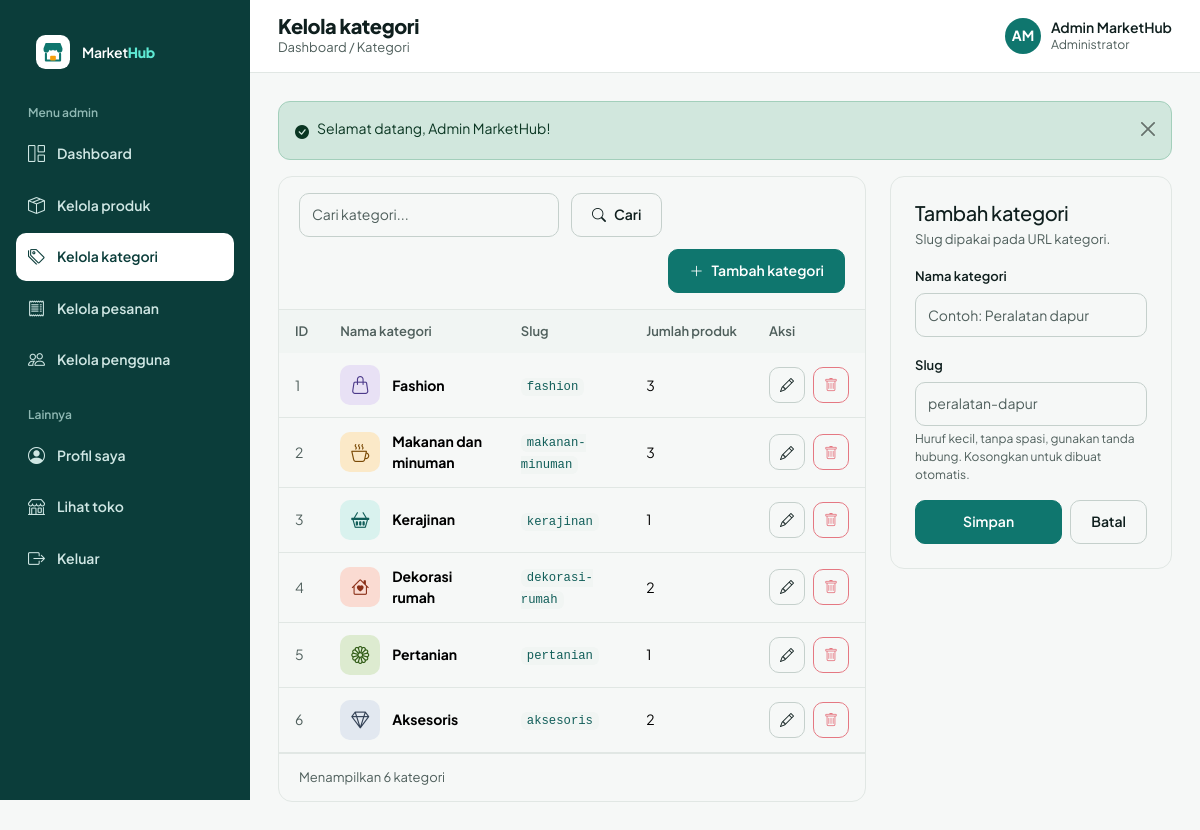
/admin/kategori/index.php (signed in), run on the app's committed database.
### tables this page shows
CREATE TABLE users (
  id         INT UNSIGNED NOT NULL AUTO_INCREMENT,
  nama       VARCHAR(100) NOT NULL,
  email      VARCHAR(150) NOT NULL,
  password   VARCHAR(255) NOT NULL,
  role       ENUM('admin','penjual','pembeli') NOT NULL DEFAULT 'pembeli',
  status     ENUM('aktif','nonaktif') NOT NULL DEFAULT 'aktif',  
  created_at TIMESTAMP NOT NULL DEFAULT CURRENT_TIMESTAMP,
  PRIMARY KEY (id),
  UNIQUE KEY uq_users_email (email)
);

CREATE TABLE kategori (
  id            INT UNSIGNED NOT NULL AUTO_INCREMENT,
  nama_kategori VARCHAR(100) NOT NULL,
  slug          VARCHAR(120) NOT NULL,
  PRIMARY KEY (id),
  UNIQUE KEY uq_kategori_slug (slug)
);

### auth/session.php (called while the page is built, shortened)
<?php
function current_user()
{
    static $user = false;
    if ($user !== false) {
        return $user;
    }
    $user = null;
    if (!empty($_SESSION['uid'])) {
        $row = db_row('SELECT id, nama, email, role, status, created_at FROM users WHERE id = ?', [(int) $_SESSION['uid']]);
        if ($row && $row['status'] === 'aktif') {
            $row['id'] = (int) $row['id'];
            $user = $row;
        } else {
            unset($_SESSION['uid']);
        }
    }
    return $user;
}

### auth/check-role.php (called while the page is built, shortened)
<?php
function require_login()
{
    $user = current_user();
    if ($user) {
        return $user;
    }
}
function require_role($roles = null)
{
    $user = require_login();
    return $user;
}

### includes/auth-check.php (called while the page is built)
<?php
$authUser = require_role($requiredRoles ?? null);

### admin/kategori/index.php (the view, shortened to what this page needs)
<?php
require_once __DIR__ . '/../../config/app.php';
require __DIR__ . '/../../includes/auth-check.php';
$q = get('q');
$rows = $q !== ''
    ? db_all('SELECT k.*, (SELECT COUNT(*) FROM produk p WHERE p.kategori_id = k.id) AS jml FROM kategori k WHERE k.nama_kategori LIKE ? OR k.slug LIKE ? ORDER BY k.id',
        ['%' . addcslashes($q, '%_\\') . '%', '%' . addcslashes($q, '%_\\') . '%'])
    : kategori_all();
$old = $_SESSION['old_kategori'] ?? ['nama' => '', 'slug' => ''];
$err = $_SESSION['err_kategori'] ?? [];
$topTitle = 'Kelola kategori';
$topCrumb = 'Dashboard / Kategori';
require __DIR__ . '/../../includes/header.php';
?>
<div class="row g-4">
  <div class="col-lg-8">
    <div class="card overflow-hidden">
      <form class="mh-tool" method="get">
        <input class="form-control" type="search" name="q" value="<?= e($q) ?>" placeholder="Cari kategori..." aria-label="Cari kategori">
        <button class="btn btn-outline-secondary" type="submit"><i class="bi bi-search"></i>Cari</button>
        <a class="btn btn-primary ms-auto" href="#form-kategori"><i class="bi bi-plus-lg"></i>Tambah kategori</a>
      </form>
      <div class="table-responsive">
        <table class="table mh-table">
          <thead><tr><th>ID</th><th>Nama kategori</th><th>Slug</th><th>Jumlah produk</th><th>Aksi</th></tr></thead>
          <tbody>
          <?php foreach ($rows as $k): [$bg, $fg, $ic] = kategori_style($k['id']); ?>
            <tr>
              <td class="text-muted"><?= (int) $k['id'] ?></td>
              <td><div class="thumb-box"><span class="mh-img img-thumb" style="width:40px;height:40px;background:<?= $bg ?>;color:<?= $fg ?>"><i class="bi <?= $ic ?>" style="font-size:18px"></i></span><b><?= e($k['nama_kategori']) ?></b></div></td>
              <td><code><?= e($k['slug']) ?></code></td>
              <td><?= (int) $k['jml'] ?></td>
              <td><div class="acts">
                <a class="btn btn-outline-secondary ibs" href="<?= e(url('admin/kategori/edit.php?id=' . (int) $k['id'])) ?>" aria-label="Edit kategori"><i class="bi bi-pencil"></i></a>
                <form method="post" action="<?= e(url('admin/kategori/hapus.php')) ?>" data-confirm="Hapus kategori &quot;<?= e($k['nama_kategori']) ?>&quot;?">
                  <button class="btn btn-outline-danger ibs" type="submit" aria-label="Hapus kategori" <?= $k['jml'] > 0 ? 'disabled title="Masih memiliki produk"' : '' ?>><i class="bi bi-trash"></i></button>
                </form>
              </div></td>
            </tr>
          <?php endforeach; ?>
          </tbody>
        </table>
      </div>
      <div class="mh-pgn"><span>Menampilkan <?= count($rows) ?> kategori</span></div>
    </div>
  </div>
  <div class="col-lg-4" id="form-kategori">
    <form class="card card-pad needs-validation" method="post" action="<?= e(url('admin/kategori/tambah.php')) ?>" novalidate>
      <h2 class="h5 mb-1">Tambah kategori</h2>
      <p class="text-muted small mb-3">Slug dipakai pada URL kategori.</p>
      <div class="mb-3"><label class="form-label" for="nama">Nama kategori</label>
        <input class="form-control<?= isset($err['nama']) ? ' is-invalid' : '' ?>" id="nama" name="nama" value="<?= e($old['nama']) ?>" placeholder="Contoh: Peralatan dapur" required minlength="3" maxlength="100" data-slug-source>
        <div class="invalid-feedback"><?= e($err['nama'] ?? 'Nama kategori 3–100 karakter.') ?></div></div>
      <div class="mb-3"><label class="form-label" for="slug">Slug</label>
        <input class="form-control<?= isset($err['slug']) ? ' is-invalid' : '' ?>" id="slug" name="slug" value="<?= e($old['slug']) ?>" placeholder="peralatan-dapur" maxlength="120" pattern="[a-z0-9]+(-[a-z0-9]+)*" data-slug-target>
        <div class="form-text">Huruf kecil, tanpa spasi, gunakan tanda hubung. Kosongkan untuk dibuat otomatis.</div>
        <div class="invalid-feedback"><?= e($err['slug'] ?? 'Format slug tidak valid.') ?></div></div>
      <div class="d-flex gap-2"><button class="btn btn-primary flex-fill" type="submit">Simpan</button><button class="btn btn-outline-secondary" type="reset">Batal</button></div>
    </form>
  </div>
</div>
<?php require __DIR__ . '/../../includes/footer.php'; ?>

### includes/topbar.php (shortened to what this page needs)
<?php
$u = current_user();
?>
<div class="mh-tb">
  <div>
    <h1 class="mh-tb-title"><?= e($topTitle ?? 'Dashboard') ?></h1>
    <div class="mh-tb-crumb"><?= e($topCrumb ?? tanggal_panjang()) ?></div>
  </div>
  <div class="ms-auto d-flex align-items-center gap-3">
    <span class="mh-me"><span class="mh-av mh-av-dark"><?= e(initials($u['nama'])) ?></span>
      <span class="d-none d-sm-block lh-sm"><?= e($u['nama']) ?><small class="d-block text-muted fw-normal"><?= e(role_label($u['role'])) ?></small></span></span>
  </div>
</div>

### assets/css/style.css (style rules this page uses)
:root { --mh-p:#0F766E;--mh-pd:#115E59;--mh-pl:#CCFBF1;--mh-px:#F0FDFA;--mh-a:#F59E0B;--mh-dark:#0B3D3A; --mh-ink:#0F1F1E;--mh-mut:#4F5F5C;--mh-line:#E1E7E4;--mh-bg:#F6F8F7; --bs-primary:#0F766E;--bs-primary-rgb:15,118,110; --bs-link-color:#0F766E;--bs-link-color-rgb:15,118,110;--bs-link-hover-color:#115E59;--bs-link-hover-color-rgb:17,94,89; --bs-body-font-family:'Plus Jakarta Sans',system-ui,-apple-system,'Segoe UI',sans-serif; --bs-body-color:#0F1F1E;--bs-body-color-rgb:15,31,30;--bs-body-bg:#F6F8F7;--bs-body-font-size:.9375rem; --bs-border-color:#E1E7E4;--bs-border-radius:.625rem;--bs-secondary-color:#4F5F5C; }
body { font-family:var(--bs-body-font-family);line-height:1.5;-webkit-font-smoothing:antialiased }
h1,h2,h3,h4,h5 { font-weight:800;letter-spacing:-.02em }
a { text-decoration:none }
.text-muted,.mut { color:var(--mh-mut)!important }
code { color:var(--mh-pd);background:#F1F5F3;padding:2px 6px;border-radius:6px }
.btn { --bs-btn-border-radius:10px;display:inline-flex;align-items:center;justify-content:center;gap:.5rem;min-height:44px;padding:0 1.25rem;font-weight:600;font-size:14px;white-space:nowrap }
.btn-primary { --bs-btn-bg:#0F766E;--bs-btn-border-color:#0F766E;--bs-btn-hover-bg:#115E59;--bs-btn-hover-border-color:#115E59;--bs-btn-active-bg:#0B3D3A;--bs-btn-active-border-color:#0B3D3A;--bs-btn-disabled-bg:#0F766E;--bs-btn-disabled-border-color:#0F766E }
.btn-outline-secondary { --bs-btn-color:#0F1F1E;--bs-btn-border-color:#C5D0CC;--bs-btn-hover-bg:#F1F5F3;--bs-btn-hover-color:#0F1F1E;--bs-btn-hover-border-color:#AFC4BF;--bs-btn-active-bg:#E4ECE9;--bs-btn-active-color:#0F1F1E;--bs-btn-active-border-color:#AFC4BF }
.btn-outline-danger { --bs-btn-color:#B42318;--bs-btn-border-color:#F0C4BF;--bs-btn-hover-bg:#B42318;--bs-btn-hover-border-color:#B42318 }
.form-control,.form-select { min-height:44px;border-radius:10px;border-color:#C5D0CC;font-size:14px;color:var(--mh-ink) }
.form-label { font-weight:600;font-size:13px;margin-bottom:.4rem }
.form-text { font-size:12px;color:var(--mh-mut) }
.card { --bs-card-border-radius:14px;--bs-card-border-color:var(--mh-line);--bs-card-inner-border-radius:13px;border-radius:14px }
.card-pad { padding:24px }
.mh-table { --bs-table-bg:transparent;font-size:14px;margin:0 }
.mh-table th { background:#F1F5F3;color:var(--mh-mut);font-size:13px;font-weight:600;padding:12px 16px;white-space:nowrap;border:0 }
.mh-table td { padding:12px 16px;vertical-align:middle;border-color:var(--mh-line) }
.mh-tool { display:flex;gap:12px;flex-wrap:wrap;padding:16px 20px;border-bottom:1px solid var(--mh-line);align-items:center }
.mh-tool .form-control,.mh-tool .form-select { max-width:260px }
.mh-pgn { display:flex;justify-content:space-between;align-items:center;flex-wrap:wrap;gap:12px;padding:14px 20px;border-top:1px solid var(--mh-line);font-size:13px;color:var(--mh-mut) }
.thumb-box { display:inline-flex;gap:12px;align-items:center }
.ibs { width:36px;height:36px;padding:0;min-height:36px }
.acts { display:flex;gap:8px;align-items:center }
.mh-img { display:flex;align-items:center;justify-content:center;overflow:hidden;position:relative;flex:none }
.mh-img .bi { font-size:56px;line-height:1 }
.img-thumb { width:48px;height:48px;border-radius:10px }
.img-thumb .bi { font-size:22px }
.mh-me { display:flex;align-items:center;gap:10px;font-weight:600;font-size:14px;color:var(--mh-ink) }
.mh-av { width:36px;height:36px;border-radius:50%;background:var(--mh-pl);color:var(--mh-pd);display:flex;align-items:center;justify-content:center;font-weight:700;font-size:14px;flex:none }
.mh-av-dark { background:var(--mh-p);color:#fff }
.mh-tb { background:#fff;border-bottom:1px solid var(--mh-line);display:flex;align-items:center;gap:16px;padding:14px 28px;position:sticky;top:0;z-index:1010 }
.mh-tb-title { font-size:20px;margin:0 }
.mh-tb-crumb { font-size:13px;color:var(--mh-mut) }

### data on the page
users: nama "AM", nama "Admin MarketHub", role "Administrator"
kategori: id "1", nama_kategori "Fashion", slug "fashion", jml "3"
kategori: id "2", nama_kategori "Makanan dan minuman", slug "makanan-minuman", jml "3"
kategori: id "3", nama_kategori "Kerajinan", slug "kerajinan", jml "1"
kategori: id "4", nama_kategori "Dekorasi rumah", slug "dekorasi-rumah", jml "2"
kategori: id "5", nama_kategori "Pertanian", slug "pertanian", jml "1"
kategori: id "6", nama_kategori "Aksesoris", slug "aksesoris", jml "2"

### other printed values
$label "Dashboard"
$label "Kelola produk"
$label "Kelola kategori"
$label "Kelola pesanan"
$label "Kelola pengguna"
$topTitle "Kelola kategori"
$topCrumb "Dashboard / Kategori"
$fl['msg'] "Selamat datang, Admin MarketHub!"
count($rows) "6"
